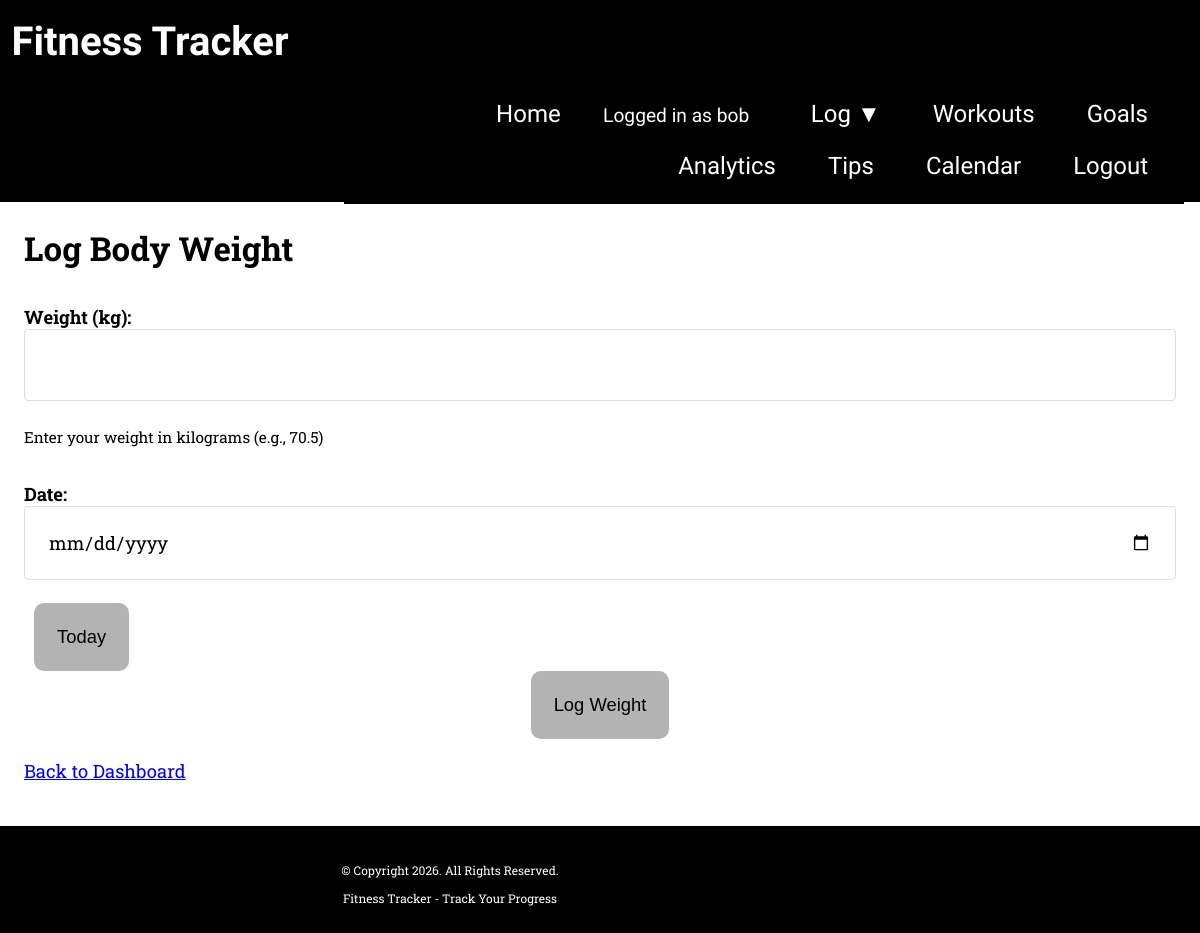
Page /weight/log (signed in) on the earlier database version.
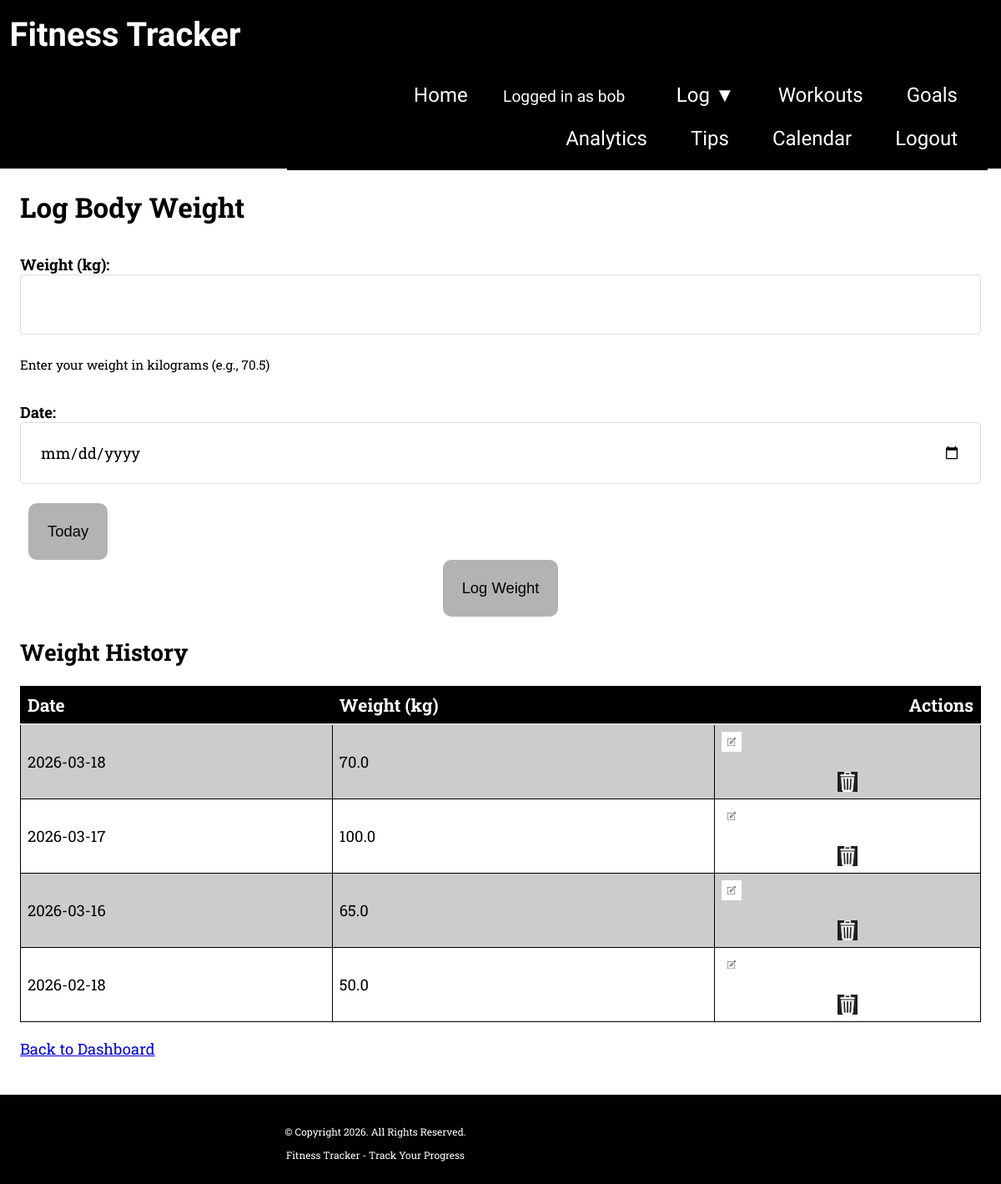
Same page on the later database version.
### tables this page shows
CREATE TABLE bodyWeight (
            id INTEGER PRIMARY KEY AUTOINCREMENT,
            userId INTEGER,
            weight REAL,
            date TEXT,
            createdAt TEXT,
            FOREIGN KEY (userId) REFERENCES users(userId)
        );

### app/routes/dashboard.py (the view, shortened to what this page needs)
@dashboard_bp.route("/weight/log", methods=["GET", "POST"]) # route for logging body weight
def log_weight(): # function to display weight log (GET) or save a weight entry (POST)
    if "userId" not in session: # if user is not logged in, redirect to login page
        return redirect(url_for("auth.login")) # redirect to login page
    return renderWeightLog()

### app/utils/db.py (called while the page is built)
def connect(db_path): # function to create a connection to the SQLite database
    db_dir = os.path.dirname(db_path) # gets the directory of the database file
    if db_dir and not os.path.exists(db_dir):
        os.makedirs(db_dir, exist_ok=True) # ensures the database directory exists
    conn = sqlite3.connect(db_path, check_same_thread=False) # check_same_thread=False lets us reuse the connection in Flask
    conn.row_factory = sqlite3.Row # allows access to columns by name, e.g. row['username']
    return conn # returns the connection

### app/templates/weight_log.html (shortened to what this page needs)
{% extends "base.html" %}
{% block content %}
<h1>Log Body Weight</h1>
{% if edit_entry %}
<form method="POST" action="{{ url_for('dashboard.edit_weight', entry_id=edit_entry.id) }}">
    <div class="form-group">
        <label for="weight">Weight (kg):</label>
        <input type="number" id="weight" name="weight" step="0.1" min="0.1" value="{{ edit_entry.weight }}" required>
    </div>
    <div class="form-group">
        <label for="date">Date:</label>
        <input type="date" id="date" name="date" min="1900-01-01" max="2200-12-31" value="{{ edit_entry.date }}" required>
        <button type="button" onclick="setToday('date')" style="margin-left: 10px;">Today</button>
    </div>
    <button type="submit" class="btn">Update</button>
    <a href="{{ url_for('dashboard.log_weight') }}" class="btn" style="margin-left: 10px;">Cancel</a>
</form>
{% else %}
<form method="POST" action="{{ url_for('dashboard.log_weight') }}">
    <div class="form-group">
        <label for="weight">Weight (kg):</label>
        <input type="number" id="weight" name="weight" step="0.1" min="0.1" required>
        <small>Enter your weight in kilograms (e.g., 70.5)</small>
    </div>
    <div class="form-group">
        <label for="date">Date:</label>
        <input type="date" id="date" name="date" min="1900-01-01" max="2200-12-31" required>
        <button type="button" onclick="setToday('date')" style="margin-left: 10px;">Today</button>
    </div>
    <input type="submit" value="Log Weight" class="btn">
</form>
{% if weightEntries %}
<h2 style="margin-top: 24px;">Weight History</h2>
<table style="width: 100%; border-collapse: collapse; margin-top: 10px;">
    <thead>
        <tr style="border-bottom: 2px solid #ddd;">
            <th style="text-align: left; padding: 8px;">Date</th>
            <th style="text-align: left; padding: 8px;">Weight (kg)</th>
            <th style="text-align: right; padding: 8px;">Actions</th>
        </tr>
    </thead>
    <tbody>
        {% for entry in weightEntries %}
        <tr style="border-bottom: 1px solid #eee;">
            <td style="padding: 8px;">{{ entry.date }}</td>
            <td style="padding: 8px;">{{ entry.weight }}</td>
            <td style="padding: 8px; text-align: right;">
                <a href="{{ url_for('dashboard.edit_weight', entry_id=entry.id) }}" title="Edit">
                    <img src="{{ url_for('static', filename='images/pencil.webp') }}" alt="Edit" style="width: 24px; height: 24px; vertical-align: middle;">
                </a>
                <form method="POST" action="{{ url_for('dashboard.delete_weight', entry_id=entry.id) }}" style="display: inline; margin-left: 8px;" onsubmit="return confirm('Delete this weight entry?');">
                    <button type="submit" style="background: none; border: none; padding: 0; cursor: pointer;" title="Delete">
                        <img src="{{ url_for('static', filename='images/trash.webp') }}" alt="Delete" style="width: 24px; height: 24px; vertical-align: middle;">
                    </button>
                </form>
            </td>
        </tr>
        {% endfor %}
    </tbody>
</table>
{% endif %}
{% endif %}
<p style="margin-top: 20px;"><a href="{{ url_for('dashboard.home') }}">Back to Dashboard</a></p>
{% endblock %}

### app/templates/base.html (shortened to what this page needs)
<!DOCTYPE html>
<html lang="en">
<head>
    <link rel="stylesheet" href="{{ url_for('static', filename='css/style.css') }}">
</head>
<body>
    <div id="container">
        <header id="ffc-logo">
            <a href="{{ url_for('dashboard.home') }}"><h1>Fitness Tracker</h1></a>
        </header>
        <nav class="tablet-desktop">
            <ul>
                <li><a href="{{ url_for('dashboard.home') }}">Home</a></li>
                {% if session.get('userId') %}
                    <li class="nav-username">Logged in as {{ session.get('username') }}</li>
                    <li class="dropdown">
                        <a href="#" class="dropdown-toggle">Log ▼</a>
                    </li>
                    <li><a href="{{ url_for('exercise.workouts_page') }}">Workouts</a></li>
                    <li><a href="{{ url_for('goals.goals_page') }}">Goals</a></li>
                    <li><a href="{{ url_for('analytics.analytics_page') }}">Analytics</a></li>
                    <li><a href="{{ url_for('tips.tips_page') }}">Tips</a></li>
                    <li><a href="{{ url_for('dashboard.calendar') }}">Calendar</a></li>
                    <li><a href="{{ url_for('auth.logout') }}">Logout</a></li>
                {% else %}
                    <li><a href="{{ url_for('auth.login') }}">Login</a></li>
                    <li><a href="{{ url_for('auth.signup') }}">Sign Up</a></li>
                {% endif %}
            </ul>
        </nav>
        <main>
            {% block content %}{% endblock %}
        </main>
        <footer>
            <div class="copyright">
                <p>&copy; Copyright 2026. All Rights Reserved.</p>
                <p>Fitness Tracker - Track Your Progress</p>
            </div>
        </footer>
    </div>
</body>
</html>

### static/css/style.css (style rules this page uses)
body, header, nav, main, footer, h1, div, img, ul, figure, figcaption, section, article, aside, audio, video { margin: 0; padding: 0; border: 0; }
body { background-color: #000; font-family: 'Roboto Slab', serif; }
img, video { max-width: 100%; display: block; }
* { box-sizing: border-box; }
header { top: 0; background-color: #000; height: 190px; }
header h1 { color: #fff; font-family: 'Francois One', sans-serif; font-size: 2.5em; padding: 2% 0; margin: 0; text-align: center; }
header a { text-decoration: none; color: #fff; }
.tablet-desktop, #menu-links { display: none; }
main { background-color: #fff; padding: 2%; font-size: 1.15em; font-family: 'Roboto Slab', serif; }
fieldset, input, select, textarea { margin-bottom: 2%; }
label { display: block; padding-top: 3%; font-weight: bold; }
form #submit, input[type="submit"], button { margin: 0 auto; border: none; display: block; padding: 2%; background-color: #b3b3b3; font-size: 1em; border-radius: 10px; cursor: pointer; color: #000; }
input[type="text"], input[type="email"], input[type="password"], input[type="number"], input[type="date"], select, textarea { width: 100%; padding: 2%; border: 1px solid #ddd; border-radius: 4px; font-size: 1em; font-family: 'Roboto Slab', serif; }
footer { background-color: #000; clear: both; }
footer .copyright { font-size: 0.75em; text-align: center; color: #fff; padding: 2% 4%; float: left; width: 75%; }
@media screen and (min-width: 630px), print { .tablet-desktop { display: block; } }
@media screen and (min-width: 630px), print { header { padding-bottom: 2%; } }
@media screen and (min-width: 630px), print { nav { padding: 1%; margin-bottom: 1%; background-color: #000; } }
@media screen and (min-width: 630px), print { nav ul { list-style-type: none; text-align: center; } }
@media screen and (min-width: 630px), print { nav li { font-size: 1.5em; font-family: 'Francois One', sans-serif; display: inline-block; border-right: 1px solid #fff; } }
@media screen and (min-width: 630px), print { nav li:last-child { border-right: none; } }
@media screen and (min-width: 630px), print { nav li a { padding: 0.1em 0.75em; display: block; color: #fff; text-decoration: none; } }
@media screen and (min-width: 630px), print { .dropdown { position: relative; } }
@media screen and (min-width: 630px), print { .nav-username { color: #fff; font-size: 1.2em; padding: 0.1em 0.75em; margin-right: 1em; display: inline-block; } }
@media screen and (min-width: 630px), print { table { border: 1px solid #000; border-collapse: collapse; margin: 0 auto; width: 100%; } }
@media screen and (min-width: 630px), print { th, td { border: 1px solid #000; padding: 2%; } }
@media screen and (min-width: 630px), print { th { background-color: #000; color: #fff; font-size: 1.15em; } }
@media screen and (min-width: 630px), print { tr:nth-child(odd) { background-color: #ccc; } }
@media screen and (min-width: 630px), print { form { width: 70%; margin: 0 auto; } }
@media screen and (min-width: 1015px), print { header { width: 25%; float: left; padding-bottom: 0; } }
@media screen and (min-width: 1015px), print { nav { float: right; width: 70%; margin: 4em 1em 0 0; background-color: #000; } }
@media screen and (min-width: 1015px), print { nav ul { text-align: right; } }
@media screen and (min-width: 1015px), print { nav li { border: none; } }
@media screen and (min-width: 1015px), print { nav li a { padding: 0.5em 1em; } }
@media screen and (min-width: 1015px), print { main { clear: left; } }
@media screen and (min-width: 1015px), print { main h1 { font-size: 1.8em; } }
@media screen and (min-width: 1015px), print { form { width: auto; } }
@media screen and (min-width: 1015px), print { .btn { grid-column: 1 / span 3; } }
table { width: 80%; }

Differences in the rows shown:
added bodyWeight: date "2026-03-18", weight "70.0"
added bodyWeight: date "2026-03-17", weight "100.0"
added bodyWeight: date "2026-03-16", weight "65.0"
added bodyWeight: date "2026-02-18", weight "50.0"
Other differences:
text now shown: "Weight History Date Weight (kg) Actions"
